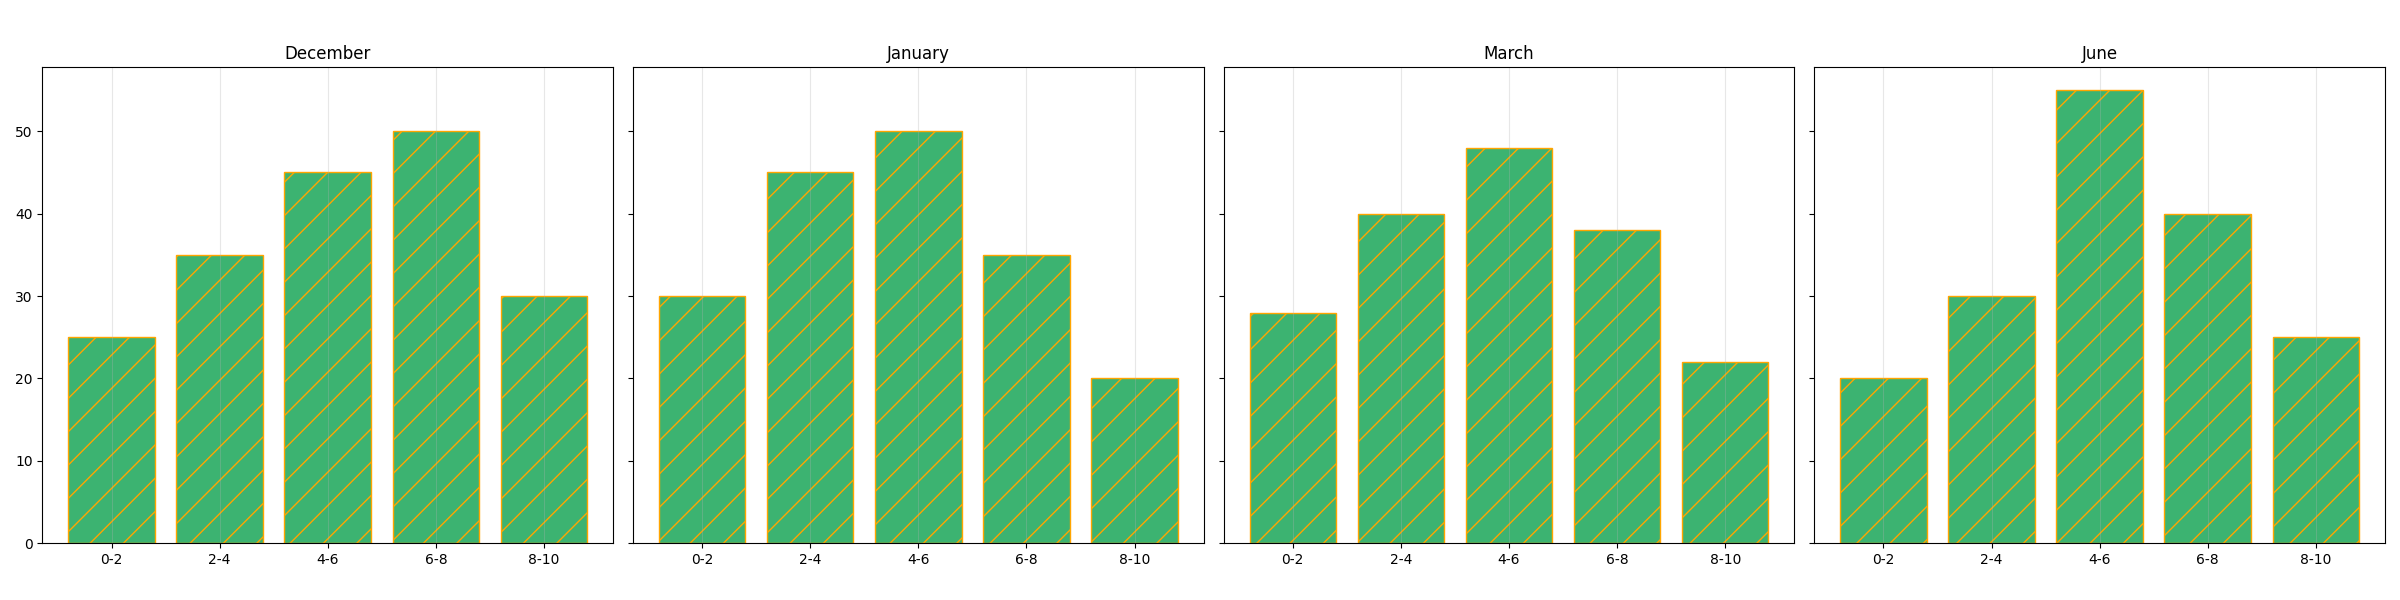

This chart was generated by the following Python code:
import matplotlib.pyplot as plt
import numpy as np

brightness_bins = ['0-2', '2-4', '4-6', '6-8', '8-10']
stars_jan = [30, 45, 50, 35, 20]
stars_mar = [28, 40, 48, 38, 22]  # New data for March
stars_jun = [20, 30, 55, 40, 25]
stars_dec = [25, 35, 45, 50, 30]

fig, axs = plt.subplots(1, 4, figsize=(24, 6), sharey=True)

common_color = 'mediumseagreen'

axs[0].bar(brightness_bins, stars_dec, color=common_color, edgecolor='orange', hatch='/')
axs[0].grid(axis='x', linestyle='-', alpha=0.3)
axs[0].set_title('December')

axs[1].bar(brightness_bins, stars_jan, color=common_color, edgecolor='orange', hatch='/')
axs[1].grid(axis='x', linestyle='-', alpha=0.3)
axs[1].set_title('January')

axs[2].bar(brightness_bins, stars_mar, color=common_color, edgecolor='orange', hatch='/')  # March data
axs[2].grid(axis='x', linestyle='-', alpha=0.3)
axs[2].set_title('March')

axs[3].bar(brightness_bins, stars_jun, color=common_color, edgecolor='orange', hatch='/')
axs[3].grid(axis='x', linestyle='-', alpha=0.3)
axs[3].set_title('June')

plt.tight_layout(rect=[0, 0.03, 1, 0.95])
plt.show()
